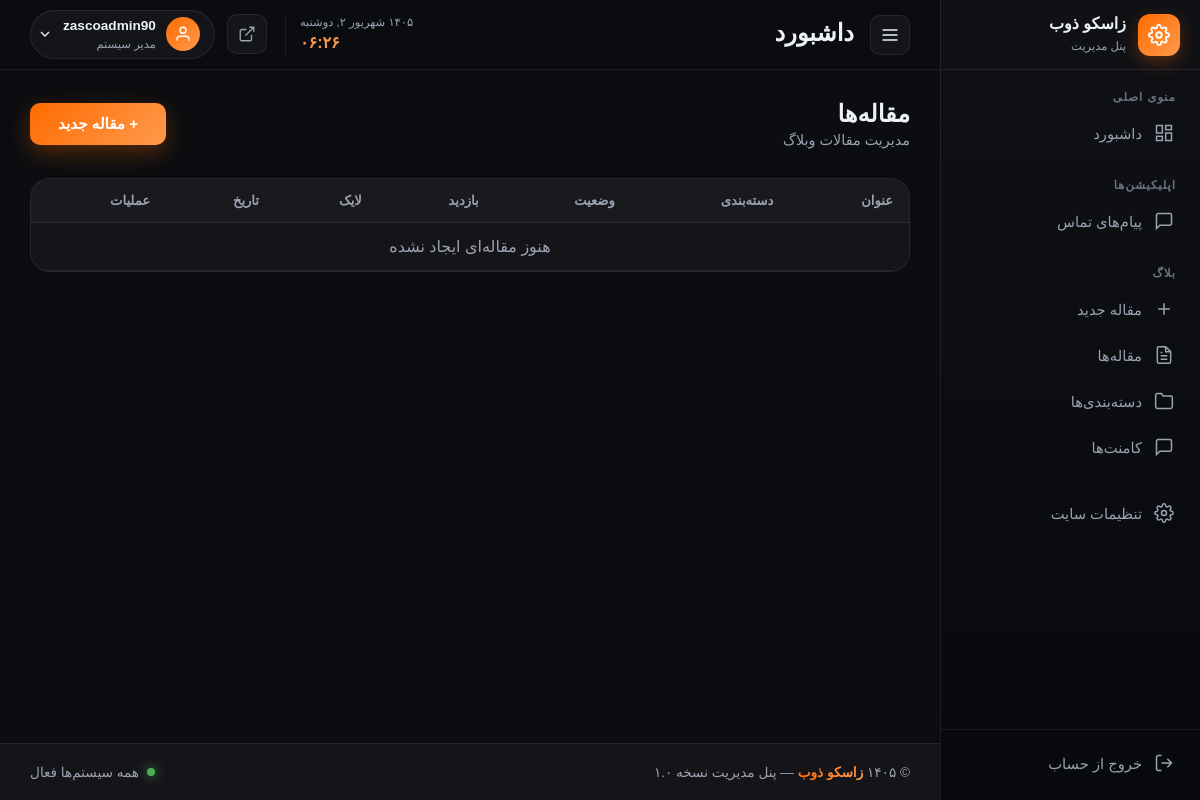
The page /zasco-admin-x9k2p/blog/posts/ (signed in) on the database as committed earlier.
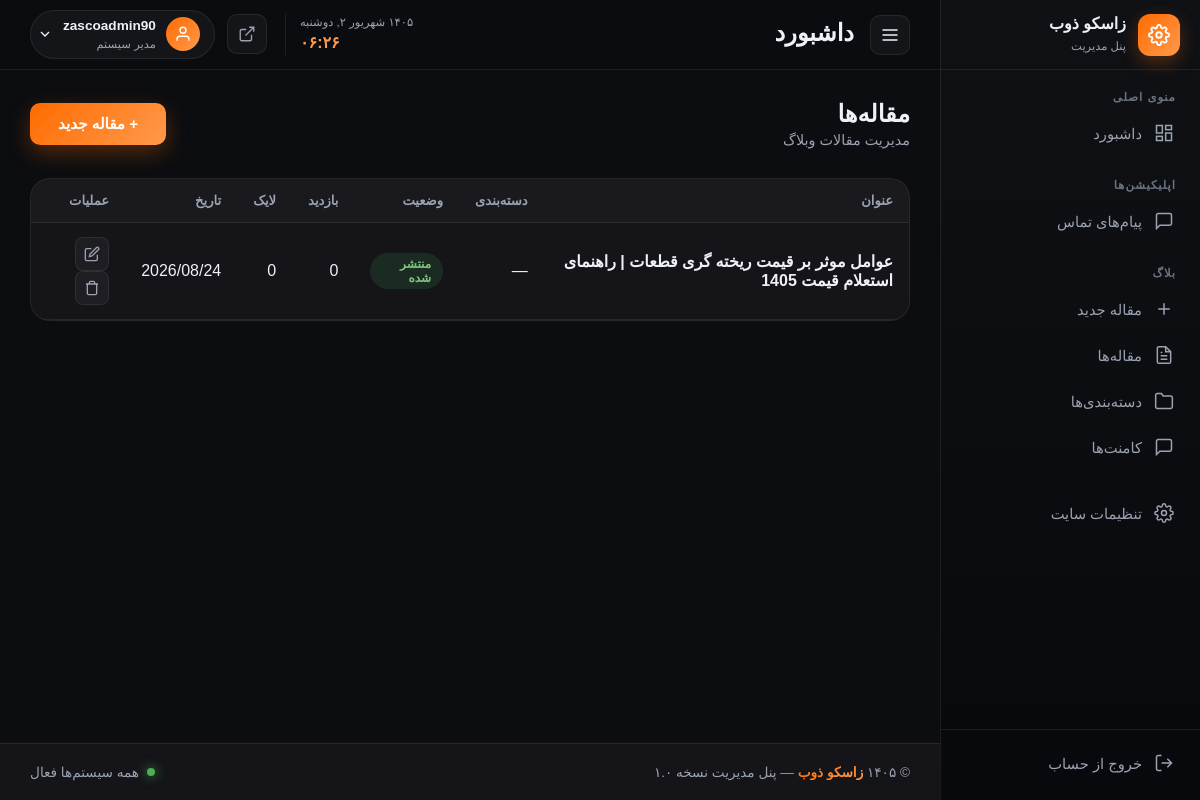
The same page on the database as committed later.
### blog/models.py (models this page shows, shortened)
class Post(SoftDeleteModel):
    title = models.CharField('عنوان مقاله', max_length=200)
    slug = models.SlugField('اسلاگ', max_length=220, unique=True, allow_unicode=True, blank=True)
    excerpt = models.TextField('چکیده', blank=True)
    content = models.TextField('متن مقاله')
    featured_image = models.ImageField('تصویر شاخص', upload_to='blog/%Y/%m/')
    category = models.ForeignKey(Category, verbose_name='دسته‌بندی', on_delete=models.SET_NULL,
        null=True, blank=True, related_name='posts')
    read_time = models.PositiveIntegerField('زمان تقریبی خواندن (دقیقه)', default=1)
    views = models.PositiveIntegerField('بازدیدها', default=0)
    likes = models.PositiveIntegerField('لایک‌ها', default=0)
    published = models.BooleanField('منتشر شده', default=False)
    publish_date = models.DateTimeField('تاریخ انتشار', null=True, blank=True)
    updated = models.DateTimeField('تاریخ به‌روزرسانی', auto_now=True)
    created = models.DateTimeField('تاریخ ایجاد', auto_now_add=True)
    class Meta:
        verbose_name = 'مقاله'
        verbose_name_plural = 'مقالات'
        ordering = ['-publish_date', '-created']

### panel/views.py (the view)
# urls.py: path('blog/posts/', views.blog_post_list, name='blog_post_list'),
@login_required
def blog_post_list(request):
    if not request.user.is_staff:
        return redirect('panel:login')
    posts = Post.objects.all().select_related('category').order_by('-created')
    return render(request, 'main_pages/blog/post_list.html', {'posts': posts})

### main/context_processors.py (called while the page is built)
def site_settings(request):
    return {'site': SiteSetting.load()}

### main/models.py (called while the page is built)
    def get_queryset(self):
        return super().get_queryset().filter(is_deleted=False)

    @classmethod
    def load(cls):
        obj, _ = cls.objects.get_or_create(pk=1)
        return obj

### panel/templates/main_pages/blog/post_list.html (shortened to what this page needs)
{% extends 'layouts/panel_base.html' %}
{% load static %}
{% block content %}
<div class="page-header">
    <div>
        <h1 class="page-title">مقاله‌ها</h1>
        <p class="page-subtitle">مدیریت مقالات وبلاگ</p>
    </div>
    <a href="{% url 'panel:blog_post_add' %}" class="btn-primary">+ مقاله جدید</a>
</div>
<div class="card">
    <div class="table-responsive">
        <table class="data-table">
            <thead>
                <tr>
                    <th>عنوان</th>
                    <th>دسته‌بندی</th>
                    <th>وضعیت</th>
                    <th>بازدید</th>
                    <th>لایک</th>
                    <th>تاریخ</th>
                    <th>عملیات</th>
                </tr>
            </thead>
            <tbody>
                {% for post in posts %}
                <tr>
                    <td><strong>{{ post.title }}</strong></td>
                    <td>{{ post.category|default:"—" }}</td>
                    <td>
                        {% if post.published %}
                        <span class="badge badge-success">منتشر شده</span>
                        {% else %}
                        <span class="badge badge-warning">پیش‌نویس</span>
                        {% endif %}
                    </td>
                    <td>{{ post.views }}</td>
                    <td>{{ post.likes }}</td>
                    <td>{{ post.created|date:"Y/m/d" }}</td>
                    <td>
                        <a href="{% url 'panel:blog_post_edit' post.id %}" class="btn-icon" title="ویرایش">
                            <svg viewBox="0 0 24 24" fill="none" stroke="currentColor" stroke-width="2">
                                <path d="M11 4H4a2 2 0 0 0-2 2v14a2 2 0 0 0 2 2h14a2 2 0 0 0 2-2v-7" />
                                <path d="M18.5 2.5a2.121 2.121 0 0 1 3 3L12 15l-4 1 1-4 9.5-9.5z" />
                            </svg>
                        </a>
                        <button class="btn-icon danger delete-post-btn" data-id="{{ post.id }}" title="حذف">
                            <svg viewBox="0 0 24 24" fill="none" stroke="currentColor" stroke-width="2">
                                <polyline points="3 6 5 6 21 6" />
                                <path
                                    d="M19 6v14a2 2 0 0 1-2 2H7a2 2 0 0 1-2-2V6m3 0V4a2 2 0 0 1 2-2h4a2 2 0 0 1 2 2v2" />
                            </svg>
                        </button>
                    </td>
                </tr>
                {% empty %}
                <tr>
                    <td colspan="7" class="text-center">هنوز مقاله‌ای ایجاد نشده</td>
                </tr>
                {% endfor %}
            </tbody>
        </table>
    </div>
</div>
{% endblock %}

Rows that differ between the two databases and show on the page:
added Post: title "عوامل موثر بر قیمت ریخته گری قطعات | راهنمای استعلام قیمت 1405", category "—", published "منتشر شده", views "0", likes "0", created "2026/08/24"
Other text that changed with them:
text no longer shown: "هنوز مقاله‌ای ایجاد نشده"
